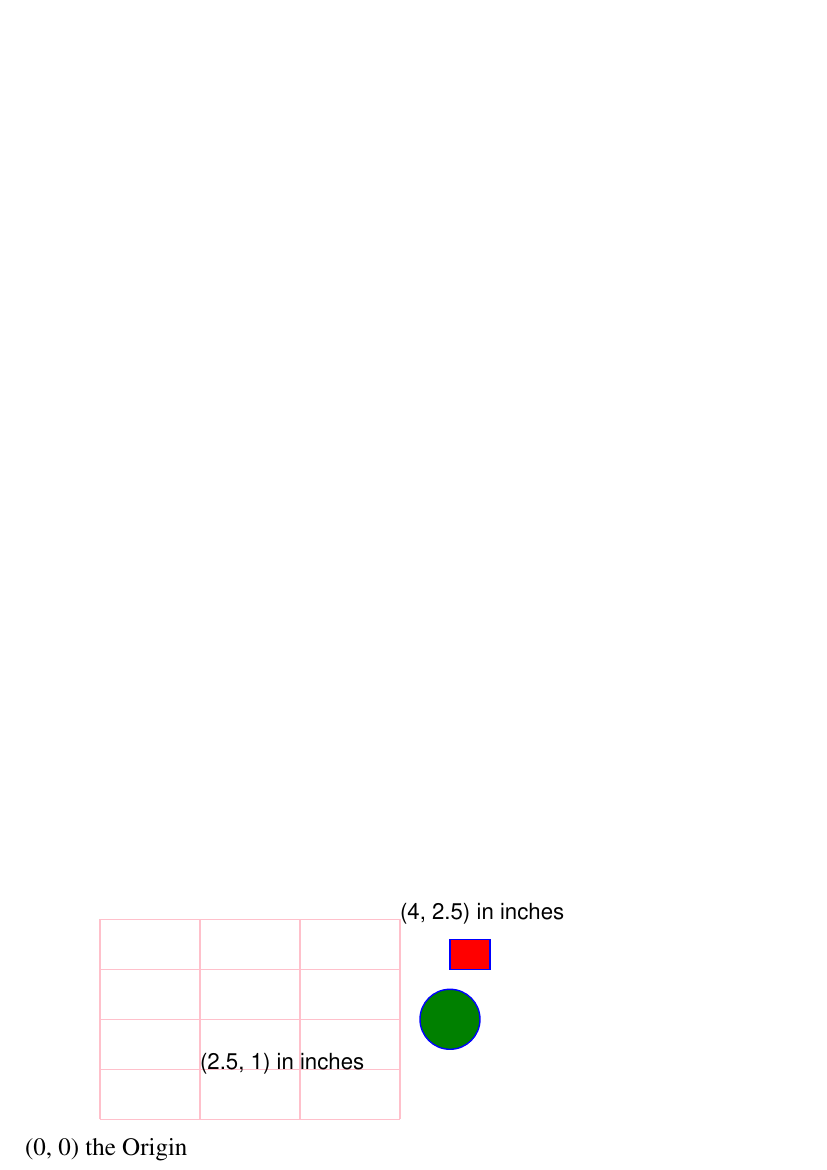

The Python source for this figure:
from reportlab.pdfgen.canvas import Canvas
from reportlab.lib.units import inch
from reportlab.lib.colors import pink, red, green, blue


def coords(c):
    c.setStrokeColor(pink)
    c.grid(xlist=[1*inch, 2*inch, 3*inch, 4*inch], ylist=[0.5*inch, 1*inch, 1.5*inch, 2*inch, 2.5*inch])
    c.setStrokeColor(blue)
    c.setFont(psfontname="Times-Roman", size=18)
    c.drawString(18, 10, text="(0, 0) the Origin")
    c.setFont(psfontname="Helvetica", size=16)
    c.drawString(2*inch, 1*inch, text="(2.5, 1) in inches")
    c.drawString(4*inch, 2.5*inch, text="(4, 2.5) in inches")

    c.setFillColor(red)
    c.rect(4.5*inch, 2*inch, 0.4*inch, 0.3*inch, fill=1)

    c.setFillColor(green)
    c.circle(4.5*inch, 1.5*inch, 0.3*inch, fill=1)


if __name__ == '__main__':
    pdf = Canvas(filename="coords.pdf")
    coords(pdf)
    pdf.showPage()
    pdf.save()
